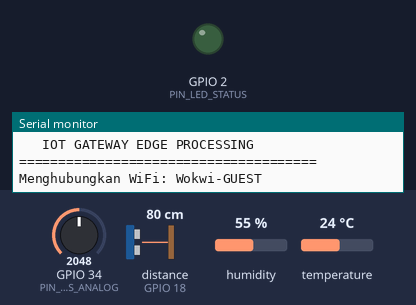
The sketch below on a simulated ESP32. Parts: output pins drawn as LEDs (lit = HIGH), the last lines printed to the serial monitor. Wiring (from diagram.json): ultrasonic range finder: trigger GPIO 5; echo GPIO 18. Dashed ring = blinking. Inputs (shaded band) come from the test bench; at power-on: distance to the obstacle (sensor on GPIO 18) 80 cm, humidity 55 %, GPIO 34 (PIN_GAS_ANALOG) = 2048, temperature 24 °C (analog values on the 0–4095 scale). The echo pulse lasts 58.3 µs per cm; WiFi joins after 1.5 s; servers stay silent unless stated; random numbers use the default seed unless the sketch sets one; no MQTT or app messages arrive unless stated; pins used as bus, display or sensor lines are not drawn.

Above: at 0.1 s.
At 2.7 s:
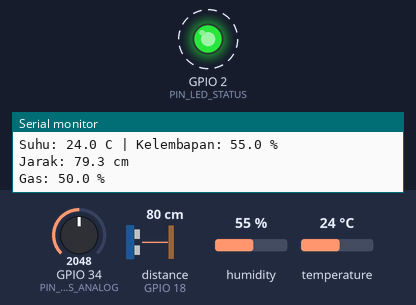
2.8 s: distance to the obstacle (sensor on GPIO 18) set to 2 cm
6.3 s: humidity set to 22 %
10.3 s: distance to the obstacle (sensor on GPIO 18) set to 18 cm
13.8 s: GPIO 34 (PIN_GAS_ANALOG) set to 3972
17.3 s: temperature set to 12 °C
21.3 s: GPIO 34 (PIN_GAS_ANALOG) set to 2866
Timing chart, 0 to 26.3 s (numbered marks = the images above; inputs shaded):
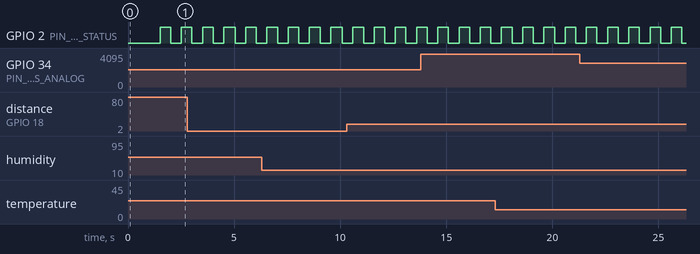

The sketch:

sketch.ino
```cpp
#include <WiFi.h>
#include <PubSubClient.h>
#include <DHTesp.h>
#include <ArduinoJson.h>

// ==========================================
// 1. DEFINISI PIN SENSOR
// ==========================================
const int PIN_DHT = 15;
const int PIN_TRIG = 5;
const int PIN_ECHO = 18;
const int PIN_GAS_ANALOG = 34;
const int PIN_LED_STATUS = 2;

// ==========================================
// 2. INISIALISASI SENSOR
// ==========================================
DHTesp dhtSensor;

// ==========================================
// 3. KONFIGURASI WIFI DAN MQTT
// ==========================================
const char* ssid = "Wokwi-GUEST";
const char* password = "";

const char* mqtt_server = "broker.emqx.io";
const int mqtt_port = 1883;

// Tetap menggunakan topik MQTT milikmu
const char* mqtt_topic = "unisda/iot/pertemuan7/andrean";

WiFiClient espClient;
PubSubClient client(espClient);

// ==========================================
// 4. INTERVAL GATEWAY
// ==========================================
const unsigned long SAMPLING_INTERVAL = 1000;
const unsigned long GATEWAY_PUSH_INTERVAL = 5000;
const unsigned long MQTT_RETRY_INTERVAL = 5000;
const unsigned long LED_INTERVAL = 500;

unsigned long lastSampleTime = 0;
unsigned long lastPushTime = 0;
unsigned long lastMqttAttempt = 0;
unsigned long lastLedTime = 0;

// ==========================================
// 5. AMBANG BATAS
// ==========================================
const float BATAS_JARAK_PENUH = 10.0;
const float BATAS_SUHU_KRITIS = 45.0;
const float BATAS_GAS_KRITIS = 75.0;

// ==========================================
// 6. BUFFER AGREGASI DATA
// ==========================================
float sumTemperature = 0;
float sumHumidity = 0;
float sumDistance = 0;
float sumGasLevel = 0;

int sampleCount = 0;

// ==========================================
// 7. STATUS SISTEM
// ==========================================
String activeStatus = "NORMAL";
String lastPublishedStatus = "";

bool pendingStatusPublish = false;

float latestTemperature = NAN;
float latestHumidity = NAN;
float latestDistance = -1;
float latestGas = 0;

// ==========================================
// 8. PEMBACAAN SENSOR ULTRASONIK
// ==========================================
float readUltrasonicDistanceCM() {
  digitalWrite(PIN_TRIG, LOW);
  delayMicroseconds(2);

  digitalWrite(PIN_TRIG, HIGH);
  delayMicroseconds(10);

  digitalWrite(PIN_TRIG, LOW);

  long duration = pulseIn(PIN_ECHO, HIGH, 30000);

  if (duration == 0) {
    return -1.0;
  }

  return duration * 0.034 / 2.0;
}

// ==========================================
// 9. PEMBACAAN SENSOR GAS SIMULASI
// ==========================================
float readSimulatedGasLevel() {
  int rawADC = analogRead(PIN_GAS_ANALOG);

  return (rawADC / 4095.0) * 100.0;
}

// ==========================================
// 10. MENENTUKAN STATUS SISTEM
// ==========================================
String determineStatus(float distance, float temperature, float gas) {

  // Prioritas pertama: tangki penuh
  if (distance >= 0 && distance < BATAS_JARAK_PENUH) {
    return "TANK_OVERFLOW";
  }

  // Prioritas kedua: kondisi kritis
  if ((!isnan(temperature) &&
       temperature > BATAS_SUHU_KRITIS) ||
      gas > BATAS_GAS_KRITIS) {

    return "ALERT_CRITICAL";
  }

  return "NORMAL";
}

// ==========================================
// 11. FUNGSI PUBLISH JSON MQTT
// ==========================================
bool publishTelemetry(
  String status,
  float temperature,
  float humidity,
  float distance,
  float gas,
  int samples,
  bool isAverage,
  String eventType
) {

  if (!client.connected()) {
    return false;
  }

  StaticJsonDocument<384> jsonDoc;

  jsonDoc["gateway_id"] = "GW-INFORMATIKA-07";
  jsonDoc["uptime_sec"] = millis() / 1000;
  jsonDoc["status"] = status;
  jsonDoc["samples_aggregated"] = samples;
  jsonDoc["event_type"] = eventType;

  // Data agregasi dan data perubahan status
  // dibedakan agar tidak salah menafsirkan nilainya.
  JsonObject telemetry;

  if (isAverage) {
    telemetry = jsonDoc.createNestedObject("telemetry_avg");
  } else {
    telemetry = jsonDoc.createNestedObject("telemetry_current");
  }

  if (!isnan(temperature)) {
    telemetry["temperature_c"] = temperature;
  }

  if (!isnan(humidity)) {
    telemetry["humidity_pct"] = humidity;
  }

  if (distance >= 0) {
    telemetry["tank_distance_cm"] = distance;
  }

  telemetry["gas_level_pct"] = gas;

  String jsonOutput;
  serializeJson(jsonDoc, jsonOutput);

  Serial.println();
  Serial.println("======================================");
  Serial.println("        GATEWAY MQTT UPLINK");
  Serial.println("======================================");
  Serial.println(jsonOutput);

  bool success = client.publish(
    mqtt_topic,
    jsonOutput.c_str()
  );

  if (success) {
    Serial.println("[MQTT] PUBLISH BERHASIL");
    Serial.print("Topik: ");
    Serial.println(mqtt_topic);
  } else {
    Serial.println("[MQTT] PUBLISH GAGAL");
  }

  return success;
}

// ==========================================
// 12. KONEKSI ULANG MQTT NON-BLOCKING
// ==========================================
void reconnectMQTT() {

  if (client.connected()) {
    return;
  }

  unsigned long now = millis();

  if (now - lastMqttAttempt < MQTT_RETRY_INTERVAL) {
    return;
  }

  lastMqttAttempt = now;

  Serial.print("Menghubungkan ke MQTT EMQX... ");

  String clientId =
    "ESP32Gateway-" + String(random(0xffff), HEX);

  if (client.connect(clientId.c_str())) {
    Serial.println("TERHUBUNG!");
  } else {
    Serial.print("Gagal, rc=");
    Serial.println(client.state());
  }
}

// ==========================================
// 13. SETUP
// ==========================================
void setup() {

  Serial.begin(115200);

  Serial.println();
  Serial.println("======================================");
  Serial.println("   IOT GATEWAY EDGE PROCESSING");
  Serial.println("======================================");

  pinMode(PIN_TRIG, OUTPUT);
  pinMode(PIN_ECHO, INPUT);
  pinMode(PIN_LED_STATUS, OUTPUT);

  analogReadResolution(12);

  dhtSensor.setup(PIN_DHT, DHTesp::DHT22);

  // Koneksi WiFi
  Serial.print("Menghubungkan WiFi: ");
  Serial.println(ssid);

  WiFi.begin(ssid, password);

  while (WiFi.status() != WL_CONNECTED) {
    delay(300);
    Serial.print(".");
  }

  Serial.println();
  Serial.println("[WIFI] TERHUBUNG!");
  Serial.print("IP Address: ");
  Serial.println(WiFi.localIP());

  // Konfigurasi MQTT
  client.setServer(mqtt_server, mqtt_port);
  client.setBufferSize(512);
  client.setKeepAlive(60);

  Serial.println("[GATEWAY] Siap melakukan Edge Processing");
}

// ==========================================
// 14. LOOP UTAMA
// ==========================================
void loop() {

  // Menjaga koneksi MQTT
  reconnectMQTT();
  client.loop();

  unsigned long currentMillis = millis();

  // ========================================
  // HEARTBEAT LED NON-BLOCKING
  // ========================================
  if (currentMillis - lastLedTime >= LED_INTERVAL) {

    lastLedTime = currentMillis;

    digitalWrite(
      PIN_LED_STATUS,
      !digitalRead(PIN_LED_STATUS)
    );
  }

  // ========================================
  // TAHAP 1: DATA COLLECTION
  // Sampling setiap 1 detik
  // ========================================
  if (currentMillis - lastSampleTime >= SAMPLING_INTERVAL) {

    lastSampleTime = currentMillis;

    TempAndHumidity dhtData =
      dhtSensor.getTempAndHumidity();

    float currentDistance =
      readUltrasonicDistanceCM();

    float currentGas =
      readSimulatedGasLevel();

    latestTemperature = dhtData.temperature;
    latestHumidity = dhtData.humidity;
    latestDistance = currentDistance;
    latestGas = currentGas;

    bool validDHT =
      !isnan(dhtData.temperature) &&
      !isnan(dhtData.humidity);

    bool validDistance = currentDistance >= 0;

    Serial.println();
    Serial.println("[EDGE SAMPLING]");

    if (validDHT) {
      Serial.printf(
        "Suhu: %.1f C | Kelembapan: %.1f %%\n",
        dhtData.temperature,
        dhtData.humidity
      );
    } else {
      Serial.println("Data DHT22 tidak valid");
    }

    if (validDistance) {
      Serial.printf(
        "Jarak: %.1f cm\n",
        currentDistance
      );
    } else {
      Serial.println("Data HC-SR04 tidak valid");
    }

    Serial.printf("Gas: %.1f %%\n", currentGas);

    // ======================================
    // TAHAP 2: AGREGASI DATA LOKAL
    // ======================================
    if (validDHT && validDistance) {

      sumTemperature += dhtData.temperature;
      sumHumidity += dhtData.humidity;
      sumDistance += currentDistance;
      sumGasLevel += currentGas;

      sampleCount++;
    }

    // ======================================
    // TUGAS MODUL BAGIAN 8 NOMOR 2
    // DETEKSI TANK OVERFLOW LANGSUNG
    // ======================================

    String newStatus = determineStatus(
      currentDistance,
      dhtData.temperature,
      currentGas
    );

    if (newStatus != activeStatus) {

      activeStatus = newStatus;
      pendingStatusPublish = true;

      Serial.println();
      Serial.println("!!!!!!!!!!!!!!!!!!!!!!!!!!!!!!!!");
      Serial.println("       STATUS BERUBAH!");
      Serial.print("STATUS: ");
      Serial.println(activeStatus);
      Serial.println("!!!!!!!!!!!!!!!!!!!!!!!!!!!!!!!!");
    }

    // Kirim status pertama atau status yang berubah
    if (lastPublishedStatus == "") {
      pendingStatusPublish = true;
    }

    if (pendingStatusPublish && client.connected()) {

      bool sent = publishTelemetry(
        activeStatus,
        latestTemperature,
        latestHumidity,
        latestDistance,
        latestGas,
        1,
        false,
        "STATUS_CHANGE"
      );

      if (sent) {
        lastPublishedStatus = activeStatus;
        pendingStatusPublish = false;
      }
    }
  }

  // ========================================
  // TAHAP 3: EDGE PROCESSING
  // AGREGASI DAN PUBLISH SETIAP 5 DETIK
  // ========================================
  if (currentMillis - lastPushTime >= GATEWAY_PUSH_INTERVAL) {

    lastPushTime = currentMillis;

    if (sampleCount > 0) {

      float avgTemp =
        sumTemperature / sampleCount;

      float avgHum =
        sumHumidity / sampleCount;

      float avgDist =
        sumDistance / sampleCount;

      float avgGas =
        sumGasLevel / sampleCount;

      Serial.println();
      Serial.println("======================================");
      Serial.println("       EDGE PROCESSING");
      Serial.println("======================================");

      Serial.printf("Rata-rata suhu: %.2f C\n", avgTemp);
      Serial.printf("Rata-rata kelembapan: %.2f %%\n", avgHum);
      Serial.printf("Rata-rata jarak: %.2f cm\n", avgDist);
      Serial.printf("Rata-rata gas: %.2f %%\n", avgGas);

      // Status aktif berasal dari pembacaan sensor
      // terakhir, sehingga overflow tidak tertunda.
      bool sent = publishTelemetry(
        activeStatus,
        avgTemp,
        avgHum,
        avgDist,
        avgGas,
        sampleCount,
        true,
        "AGGREGATED_TELEMETRY"
      );

      if (sent) {

        lastPublishedStatus = activeStatus;
        pendingStatusPublish = false;

        // Reset buffer setelah publish berhasil
        sumTemperature = 0;
        sumHumidity = 0;
        sumDistance = 0;
        sumGasLevel = 0;

        sampleCount = 0;

        Serial.println("[EDGE] Buffer agregasi direset");
      } else {
        Serial.println(
          "[EDGE] Data dipertahankan karena publish gagal"
        );
      }
    }
  }
}
```

Measured:
- by itself, GPIO 2 (PIN_LED_STATUS): alternates HIGH for 0.50 s and LOW for 0.50 s
